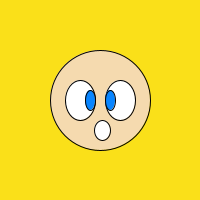
Frame 1 (no input)
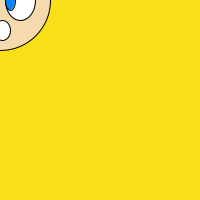
Frame 60 (the mouse pressed at the canvas centre just before this capture)
Frame 120 (the mouse held since frame 60 and released just before this capture): identical to frame 1, image omitted

The Processing sketch that drew these frames (run headless with seeded random() and noise(); from frame 60 on, the mouse is pressed at the canvas centre):

// Processing sketch: processing_54302
// ── processing_54302.pde


Kid a;

void setup(){
  // Set the size of the window
  size(200,200);
  smooth();
  
  a = new Kid ();
}


void draw() {
background(250, 224, 25);

a.displayFace();
a.move(); 
}
class Kid {
  float x =width/2;
  float y = height/2;
 
 void move() {
  x = mouseX; 
  y = mouseY;  
 
  }
 
   void displayFace() {
  stroke(0);
  fill(245, 218, 175);
  ellipse(x,y,100,100);
  // characters eyes
  fill(255);
  ellipse(x-20,y,30,40);
  ellipse(x+20,y,30,40);

  //characters pupils
  fill(8, 133, 255);
  ellipse(x-10, y, 10, 20);
  ellipse(x+10, y, 10, 20);
 
 //characters smile
 fill(255);
  ellipse(x+2,y+30, 16, 20);
 

  
}
}
